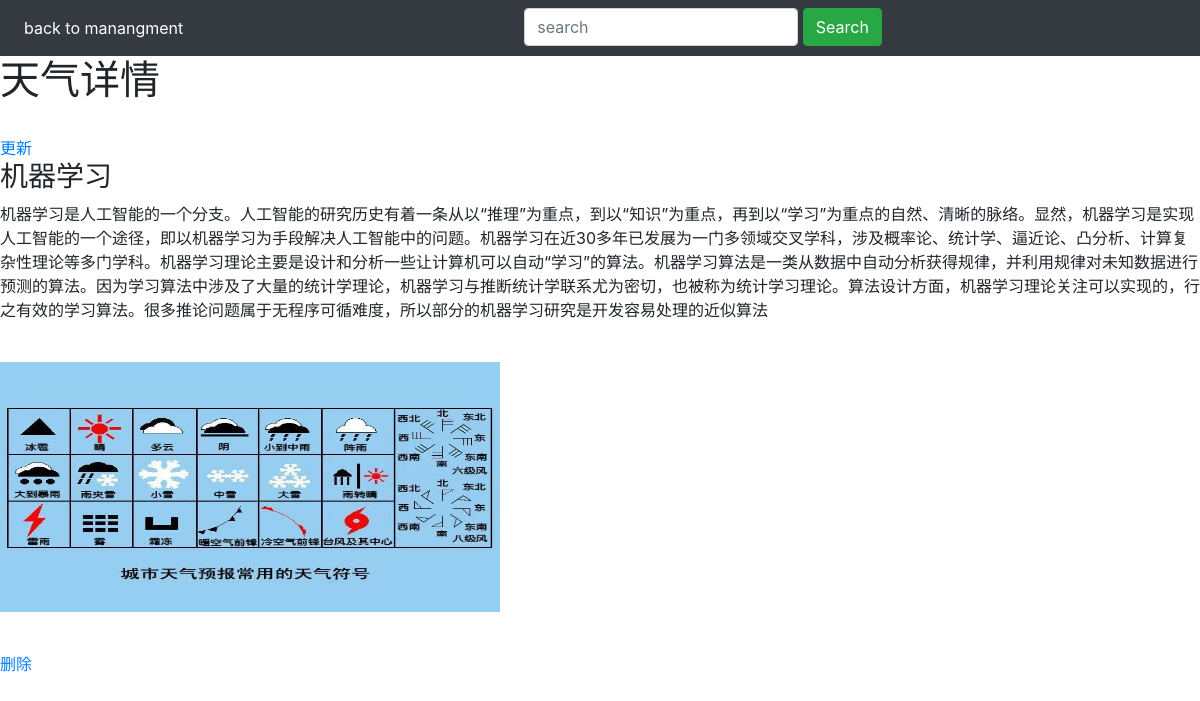
Screenshot of /blogs/2 (signed in) with the database file from the repository.
### i4wsgi.py (models this page shows, shortened)
class Blog(db.Model):
    id = db.Column(db.Integer, primary_key=True)
    title = db.Column(db.String(100))
    text = db.Column(db.Text)

### i4wsgi.py (the view)
@app.route("/blogs/<id>", methods=["GET", "DELETE"])
def query_note(id):
    if request.method == "GET":
        blog = Blog.query.filter_by(id=id).first_or_404()
        print(id, blog, "in query_blog", "@" * 20)
        return rt("query_blog.html", blog=blog)
    else:
        blog = Blog.query.filter_by(id=id).delete()
        db.session.commit()
        return "", 204

### movie/templates/query_blog.html (shortened to what this page needs)
<!DOCTYPE html>
<html lang="en">
  <head>
    <link rel='stylesheet' href='/static/bootstrap-4.5.2-dist/css/bootstrap.min.css'>
  </head>
<bddy>
<nav class="navbar navbar-expand-lg navbar-dark bg-dark">
  <div class="collapse navbar-collapse" id="navbarSupportedContent">
    <ul class="navbar-nav mr-auto">
      <li class="nav-item active">
         {% if session['isadmin'] %}
        <a class="nav-link" href="/blogs">back to manangment <span class="sr-only">(current)</span></a>
         {% else %}
     <a class="nav-link" href="/home/1">Home <span class="sr-only">(current)</span></a>
       {% endif %}
      </li>
      <li class="nav-item active">
        <form class="form-inline my-2 my-lg-0 navbar-right" action="/home" method="POST">
                <div class="form-group">
                  <input type="text" name="keyword" placeholder="search" class="form-control" autofocus>&nbsp;
                </div>
              <input type="submit" value="Search" class="btn btn-success">
        </form>
      </li>
    </ul>
  </div>
</nav>
<h1>天气详情</h1>
<br/>
<div>
     {% if session['isadmin'] %}
    <a href="/blogs/update/{{blog.id}}" id="{{blog.id}}">更新</a>
     {% endif %}
    <h3>{{blog.title}}</h3>
    <p>{{blog.text}}</p>
<br/>
   <figure>
<img src="/static/images/app_data/{{blog.id // 2 }}.png" class="img-fluid" style="height:250px;width:500px;">
        </figure>
<br/>
     {% if session['isadmin'] %}
    <a href="#" class="btn-delete" id="{{blog.id}}">删除</a>
     {% endif %}
</div>
  </body>
</html>

### rows the page displays
Blog: title "机器学习", text "机器学习是人工智能的一个分支。人工智能的研究历史有着一条从以“推理”为重点，到以“知识”为重点，再到以“学习”为重点的自然、清晰的脉络。显然，机器学习是实现人工智能的一个途径，即以机器学习为手段解决人工智能中的问题。机器学习在近30多年已发展为一门多领域交叉学科，涉及概率论、统计学、逼近论、凸分析、计算复杂性理论等多门学科。机器学习理论主要是设计和分析一些让计算机可以自动“学习”的算法。机器学习算法是一类从数据中自动分析获得规律，并利用规律对未知数据进行预测的算法。因为学习算法中涉及了大量的统计学理论，机器学习与推断统计学联系尤为密切，也被称为统计学习理论。算法设计方面，机器学习理论关注可以实现的，行之有效的学习算法。很多推论问题属于无程序可循难度，所以部分的机器学习研究是开发容易处理的近似算法"
